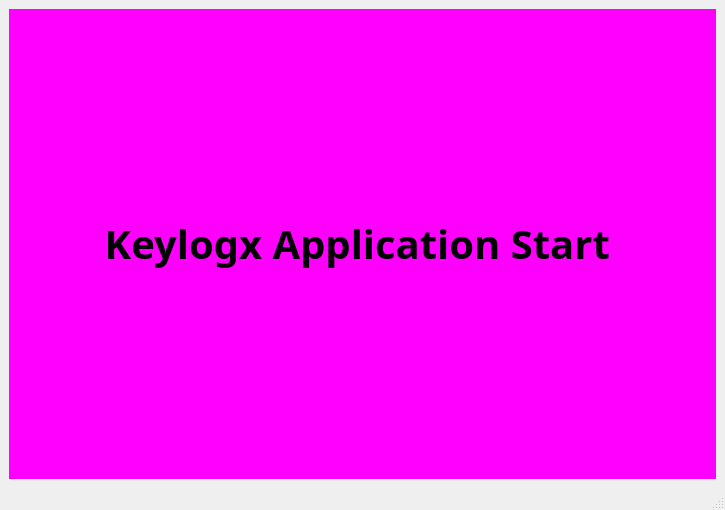
<?xml version="1.0" encoding="UTF-8"?>
<ui version="4.0">
 <class>MainWindow</class>
 <widget class="QMainWindow" name="MainWindow">
  <property name="geometry">
   <rect>
    <x>0</x>
    <y>0</y>
    <width>725</width>
    <height>510</height>
   </rect>
  </property>
  <property name="windowTitle">
   <string>MainWindow</string>
  </property>
  <widget class="QWidget" name="centralwidget">
   <layout class="QVBoxLayout" name="verticalLayout">
    <item>
     <widget class="QLabel" name="label">
      <property name="font">
       <font>
        <family>Arial Rounded MT Bold</family>
        <pointsize>30</pointsize>
       </font>
      </property>
      <property name="styleSheet">
       <string notr="true">QLabel{
background-color:rgb(255, 0, 255)
}</string>
      </property>
      <property name="text">
       <string>&lt;strong&gt;Keylogx Application Start &lt;/strong</string>
      </property>
      <property name="alignment">
       <set>Qt::AlignCenter</set>
      </property>
     </widget>
    </item>
   </layout>
  </widget>
  <widget class="QStatusBar" name="statusbar"/>
 </widget>
 <resources/>
 <connections/>
</ui>
